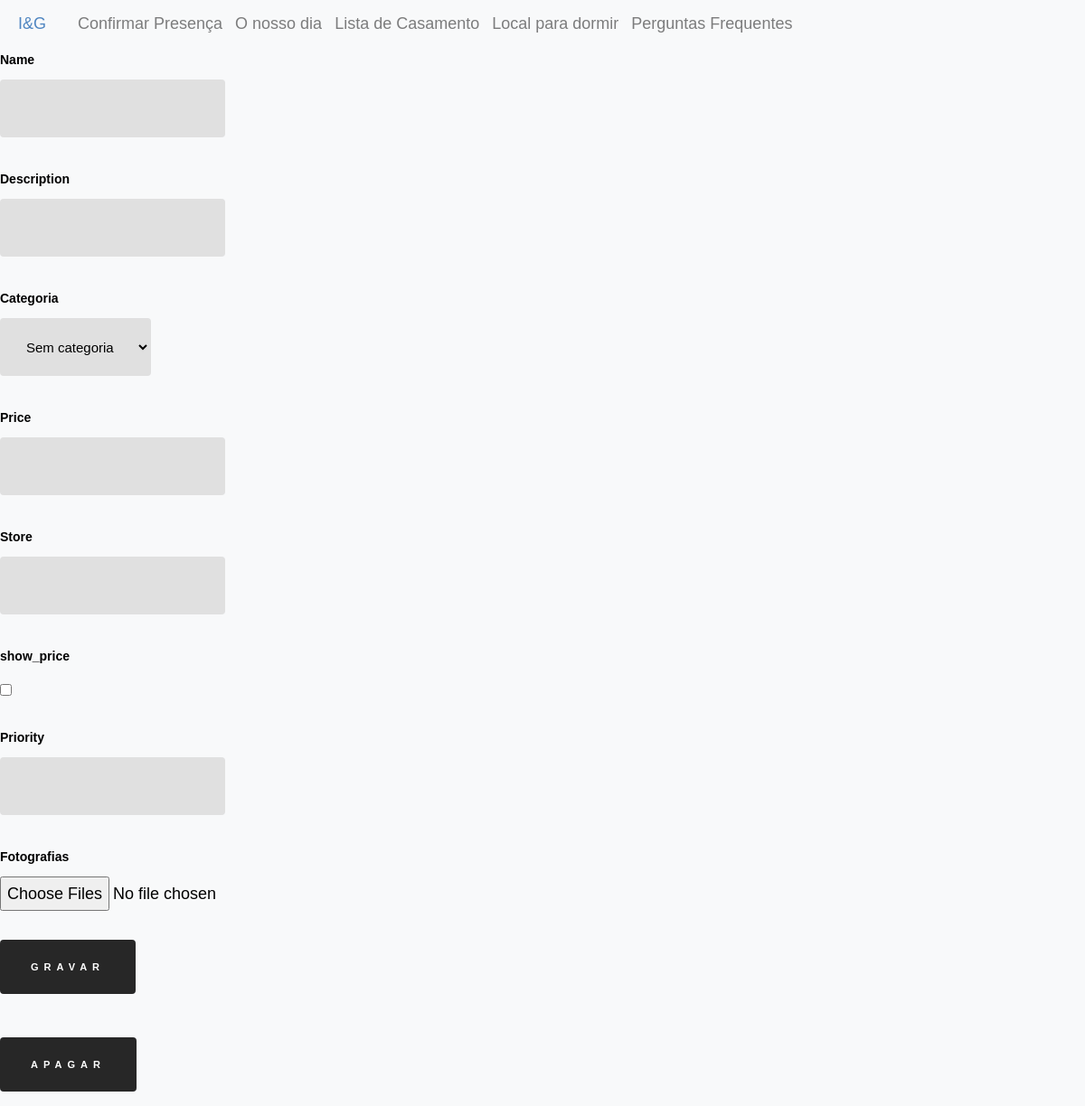
Before: /edit/product/2 with the older database file.
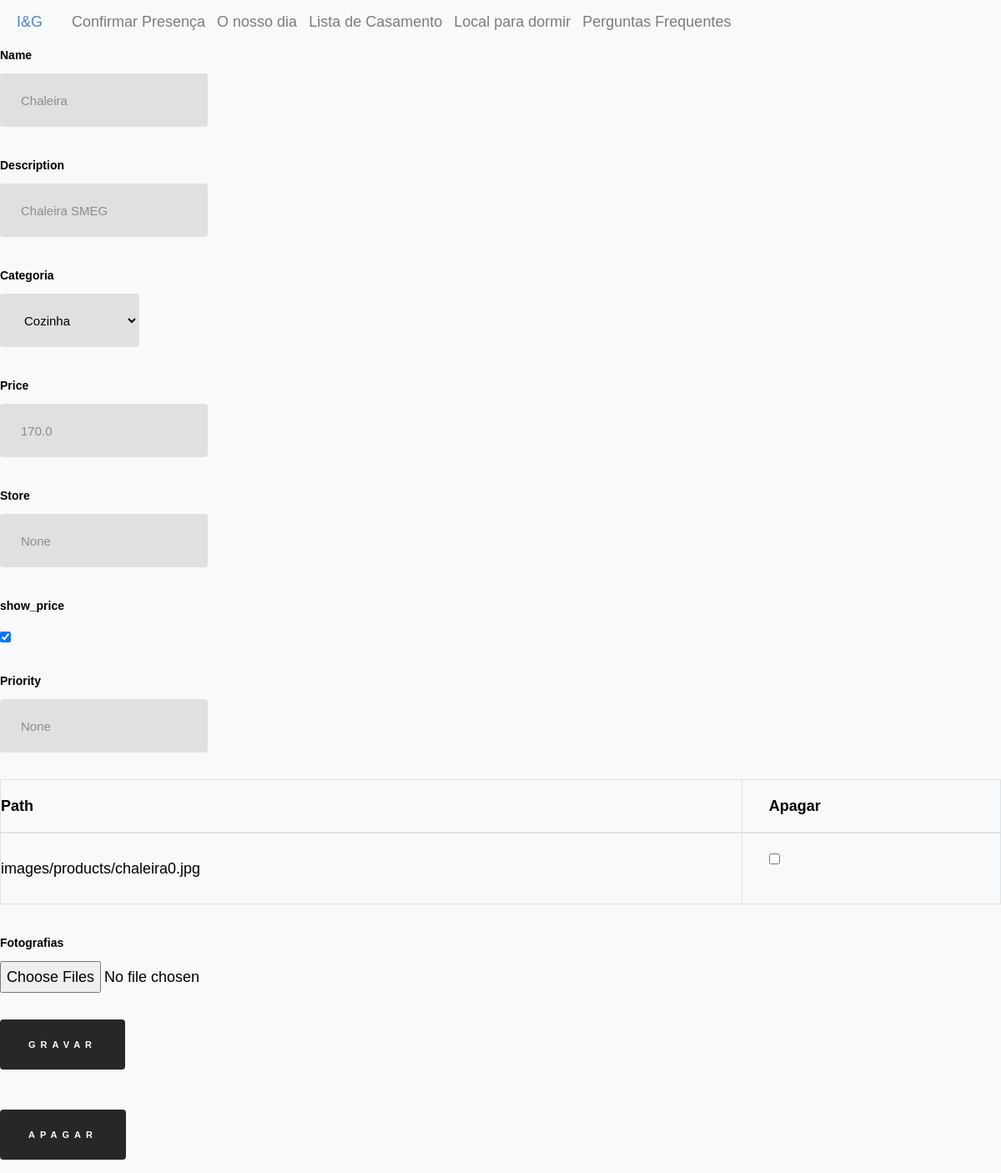
After: the same page with the newer database file.
### inesegoncalo/models/products.py (models this page shows, shortened)
class Product(db.Model, model.Model, model.Base):
    __tablename__ = 'products'
    __table_args__ = {'extend_existing': True}
    id = Column(Integer, primary_key=True)
    name = Column(String(80), unique=True, nullable=False)
    description = Column(Text)
    price = Column(Float)
    price_paid = Column(Float, default=0.0)
    store = Column(Text)
    show_price = Column(Boolean, default=True)
    priority = Column(Integer, default=10)
    category_id = Column(Integer, ForeignKey('categories.id'), nullable=True)
    images = relationship('ProductImage', back_populates="product")
    contributions = relationship('Contribution', back_populates="product")
    category = relationship('Category', back_populates="products")

### inesegoncalo/models/product_images.py (models this page shows)
class ProductImage(db.Model ,model.Model,model.Base):
    __tablename__ = 'product_images'
    __table_args__ = {'extend_existing': True}
    id = Column(Integer, primary_key=True)
    path = Column(Text)
    product_id = Column(Integer, ForeignKey('products.id'))
    product = relationship('Product', back_populates="images")

### inesegoncalo/modules/edit.py (the view, shortened to what this page needs)
@bp.route("/product/<product_id>", methods=("GET", "POST"))
@bp.route("/product/<product_id>/<delete>", methods=("GET", "POST"))
def product(product_id, delete=None):
    product = Product.query.filter_by(id=product_id).first()
    categories = Category.query.all()
    return render_template("edit/product.html", product=product, categories=categories)

### inesegoncalo/templates/edit/product.html
{% extends 'layout.html' %}
{% block content %}
<div class="product_form_container">
    <form method="post" class="product_form"  enctype="multipart/form-data">
            <div class="product_attribute_container">
                <label for="name"> Name</label>
                <input type="text" name="name" placeholder="{{product.name}}">
            </div>
            <div class="product_attribute_container">
                <label for="description"> Description</label>
                <input type="text" name="description" placeholder="{{product.description}}">
            </div>
            <div class="product_attribute_container">
                <label for="category_id">Categoria</label>
                <select name="category_id">
                    <option value="">Sem categoria</option>
                    {% for category in categories %}
                    <option value="{{ category.id }}" {{ "selected" if product.category_id == category.id }}>
                        {{ category.name }}
                    </option>
                    {% endfor %}
                </select>
            </div>
            <div class="product_attribute_container">
                <label for="price"> Price</label>
                <input type="number" name="price" placeholder="{{product.price}}">
            </div>
            <div class="product_attribute_container">
                <label for="store"> Store</label>
                <input type="text" name="store" placeholder="{{product.store}}">
            </div>
            <div class="product_attribute_container">
                <label for="show_price"> show_price</label>
                <input type="checkbox" name="show_price" {{ "checked" if product.show_price }}>
            </div>
            <div class="product_attribute_container">
                <label for="priority"> Priority</label>
                <input type="number" name="priority" placeholder="{{product.priority}}">
            </div>
            {% if product.images %}
            <table class="table-bordered">
                <thead>
                    <tr>
                        <th>Path</th>
                        <th>Apagar</th>
                    </tr>
                </thead>
                <tbody>
                    {% for image in product.images %}
                    <tr>
                        <td>{{image.path}}</td>
                        <td><input type="checkbox" name="images_to_delete" value="{{image.id}}"></td>
                    </tr>
                    {% endfor %}
                </tbody>
            </table>
            {% endif %}
            <div class="product_attribute_container">
                <label for='picture'>Fotografias </label>
                <input type="file" name="pictures" multiple>
            </div>
            <button class ="accept">Gravar</button>
        </form>
        <form method="post" action="{{url_for('edit.product',product_id=product.id,delete='delete')}}" class="product_form">
            <button class ="delete">Apagar</button>
        </form>
</div>
{% endblock %}

Changed rows visible on the page:
added Product: name "Chaleira", description "Chaleira SMEG", price "170.0", store "None", priority "None"
added ProductImage: path "images/products/chaleira0.jpg"
Other visible differences:
form field category_id: "Sem categoria" → "Cozinha"
form field show_price: "☐" → "☑"
text now shown: "Path Apagar"
